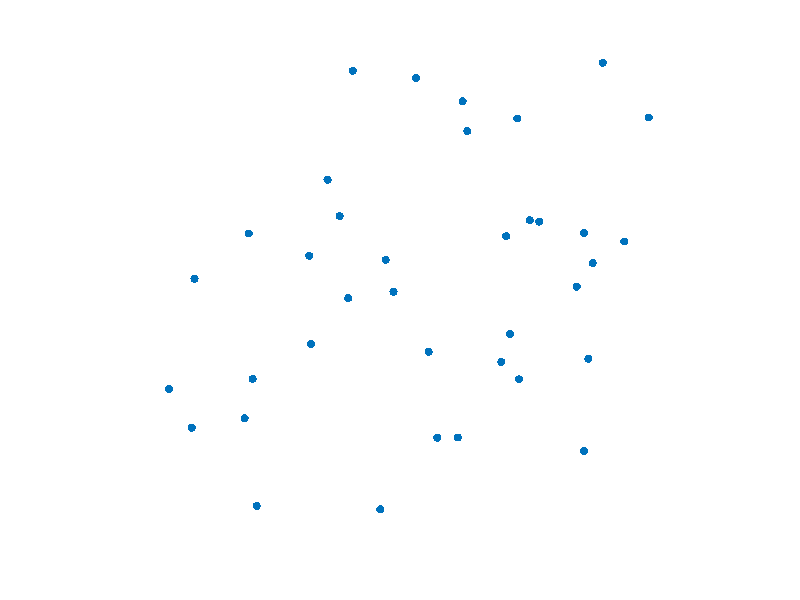

MATLAB code for this plot:
%First, decide on the number of frames 
nframes = 50; n=50; s=0.1
%Next, set up the first plot as before, except using the default EraseMode (normal). 
x = rand(n,1)-0.5;
y = rand(n,1)-0.5;
h = plot(x,y,'.');
set(h,'MarkerSize',18);
axis([-1 1 -1 1])
axis square
axis off
grid off
%Generate the movie and use getframe to capture each frame. 
for k = 1:nframes
   x = x + s*randn(n,1);
   y = y + s*randn(n,1);
   set(h,'XData',x,'YData',y)
   M(k) = getframe;
end
%Finally, play the movie 30 times. 
movie(M,30)
